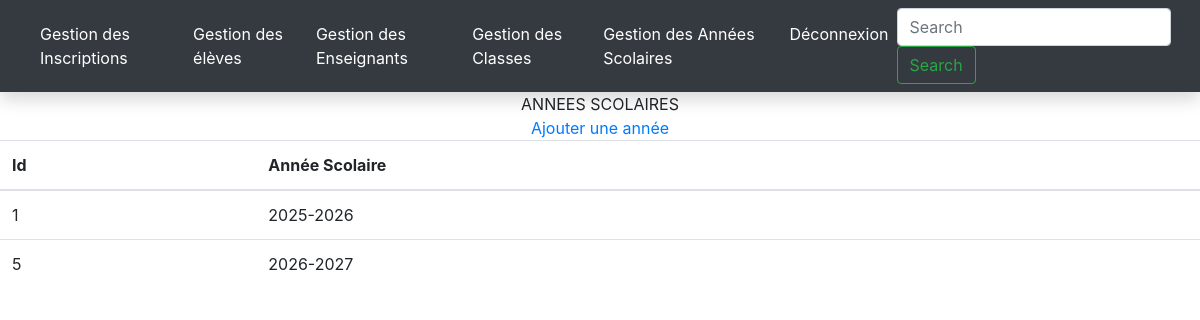
The page /Annee on the database its author committed.
### Gestion_Années_Scolaires/models.py (models this page shows, shortened)
class Année_scolaire(models.Model):
    libellé=models.CharField(max_length=255)

### Gestion_Années_Scolaires/views.py (the view)
# urls.py: path('Annee',Annee,name='Années'),
def Annee (request):
    context={}
    context['années']=Année_scolaire.objects.all()
    return render (request, template_name='annee.html',context=context)

### Gestion_Années_Scolaires/templates/annee.html (shortened to what this page needs)
{% extends "base.html" %}
        {% block content %}
            {% block tableaux %}
            <table class="table" <h1><CEnter>ANNEES SCOLAIRES</CEnter> </h1><a href="{% url 'AjouterAnnee'%}"><center>Ajouter une année</center> </a>
                <thead>
                  <tr>
                        <th>Id</th>
                        <th>Année Scolaire</th>
                  </tr>
                </thead>
                <tbody>
                    {% for année in années %}
                    <tr>
                    <td >{{année.id}}</td>
                    <td>{{année.libellé }}</td>
                    </tr>
                 {% empty %}
                    <tr>
                         <td colspan="6">Aucune année  trouvée </td>
                    </tr>
                {% endfor %}
                </tbody>
                {% endblock %}
              </table>
    </body>
        {% endblock %}

### rows shown on the page
Année_scolaire: id "1", libellé "2025-2026"
Année_scolaire: id "5", libellé "2026-2027"
